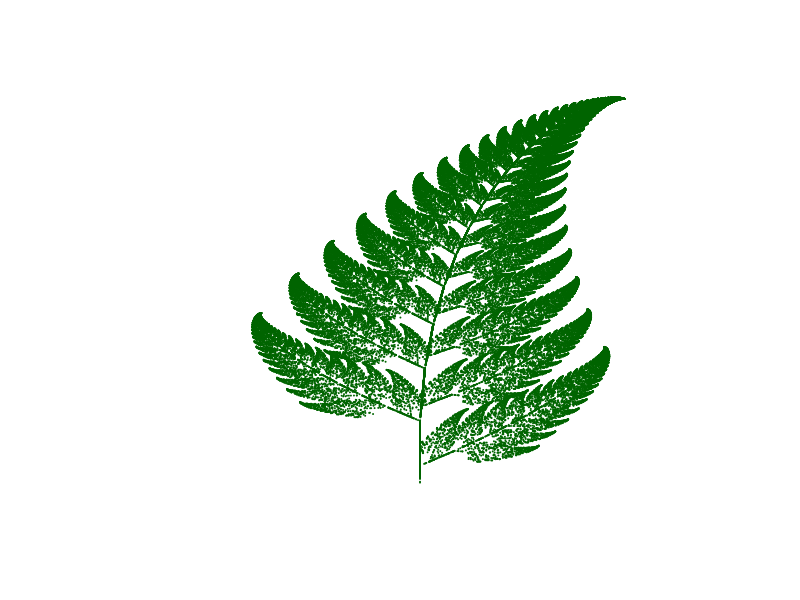

The R source for this figure:
## ---- chunk 1
knitr::opts_chunk$set(echo = TRUE)
## ---- chunk 2

# Barnsley's Fern

# create function of the probability and the current point
fractal_fern2 <- function(x, p){
  if (p <= 0.01) {
    m <- matrix(c(0, 0, 0, .16), 2, 2)
    f <- c(0, 0)
  } else if (p <= 0.86) {
    m <- matrix(c(.85, -.04, .04, .85), 2, 2)
    f <- c(0, 1.6)
  } else if (p <= 0.93) {
    m <- matrix(c(.2, .23, -.26, .22), 2, 2)
    f <- c(0, 1.6)
  } else {
    m <- matrix(c(-.15, .26, .28, .24), 2, 2)
    f <- c(0, .44)
  }
  m %*% x + f
}

# how many reps determines how detailed the fern will be
# 10K is about the minimum and executes almost instantly
# 100K looks quite good but takes a few seconds.
# 1000K has the dots blurring together
#
# I picked asp to make the aspect ratio look like the
# high quality picture on the Web page.
reps <- 100000

# create a vector with probability values, and a matrix to store coordinates
p <- runif(reps)

# initialise a point at the origin
coords <- c(0, 0)

# compute Fractal Coordinates
m <- Reduce(fractal_fern2, p, accumulate = T, init = coords)
m <- t(do.call(cbind, m))

# Create plot
plot(m, type = "p", cex = 0.1, col = "darkgreen",
     xlim = c(-3, 3), ylim = c(0, 10), 
     xlab = NA, ylab = NA, axes = FALSE, asp=0.5)

